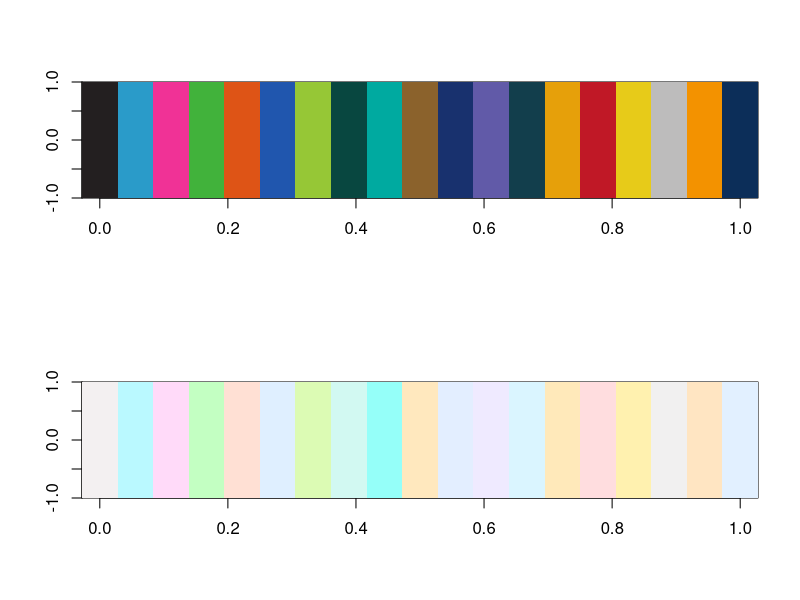

Write R code to recreate this figure.
# -------------------------------------------------------------------
# - NAME:        colors.R
# - AUTHOR:      Reto Stauffer
# - DATE:        2017-06-28
# -------------------------------------------------------------------
# - DESCRIPTION: Reading 'colors.txt' containing the faculty colors
#                of all faculties at the university of innsbruck and
#                creates a light version of the color.
#
#                The output of this script is what is used in the
#                beamerclass 'uibk' to define the two colors 'uibkcol'
#                and 'uibkcoll'.
# -------------------------------------------------------------------
# - EDITORIAL:   2017-06-28, RS: Created file on thinkreto.
# -------------------------------------------------------------------
# - L@ST MODIFIED: 2017-07-18 19:07 on thinkreto
# -------------------------------------------------------------------


# -------------------------------------------------------------------
# Loading the required package to perform the color manipulation
# -------------------------------------------------------------------
   library('colorspace')

# -------------------------------------------------------------------
# Reading color definition.
# -------------------------------------------------------------------
   # Reading raw data
   raw <- read.table("colors.txt",header=TRUE)

   # Convert hexcolors to rgb and hcl
   rgb <- hex2RGB(sprintf("#%s",raw$hexcolor))
   hcl <- as(rgb,"polarLUV")

   # For the light version: setting luminance to 95%
   # and recude chroma for high chromatic colors.
   hcl@coords[,"L"] <- rep(95,nrow(raw))
   hcl@coords[,"C"] <- ifelse(hcl@coords[,"C"] > 50, 50, hcl@coords[,"C"])

   # Convert the new light version of the colors into hex and rgb
   lighthex <- hex(hcl,fixup=TRUE)
   lightrgb <- hex2RGB( lighthex )

   # Demo plot
   par(mfrow=c(2,1))
   image( matrix(seq(1,nrow(raw)),ncol=1), col = sprintf("#%s",raw$hex))
   image( matrix(seq(1,nrow(raw)),ncol=1), col = lighthex )

# -------------------------------------------------------------------
# Create output for LaTeX beamer theme 
# -------------------------------------------------------------------
   cat("   % Depending on the input in function \\setfaculty:\n")
   cat("   % define the two colors 'uibkcol' and 'uibkcoll'.\n")
   cat("   \\IfStrEqCase{#1}{%\n")
   for ( i in 1:nrow(raw) ) {
      if ( i == 1 ) { xtra = "" } else { xtra = "}" }
      cat(sprintf("      %s{%s}{",xtra,raw$faculty[i]))
      cat("%\n") # end line with %
      # Official faculty color
      cat(sprintf("         \\definecolor{uibkcol}{rgb}{%.2f,%.2f,%.2f}",
         rgb@coords[i,'R'],rgb@coords[i,'G'],rgb@coords[i,'B']))
      cat("%\n") # end line with %
      # Light faculty color
      cat(sprintf("         \\definecolor{uibkcoll}{rgb}{%.2f,%.2f,%.2f}",
         lightrgb@coords[i,'R'],lightrgb@coords[i,'G'],lightrgb@coords[i,'B']))
      cat("%\n") # end line with %
   }
   # Default color
   idx <- which(raw$faculty == "none")
   cat("      }}[%\n")
   # Official uibk blue (dark)
   cat(sprintf("         \\definecolor{uibkcol}{rgb}{%.2f,%.2f,%.2f}",
      rgb@coords[idx,'R'],rgb@coords[idx,'G'],rgb@coords[idx,'B']))
   cat("%\n") # end line with %
   # Light version of the uibk blue
   cat(sprintf("         \\definecolor{uibkcoll}{rgb}{%.2f,%.2f,%.2f}",
      lightrgb@coords[idx,'R'],lightrgb@coords[idx,'G'],lightrgb@coords[idx,'B']))
   cat("%\n") # end line with %
   cat("      ]\n")
   

## Markdown explanation (from old README.md)

## Setfacultycolors
## ----------------
## 
## The ``\setfacultycolors{slug}`` command in beamerthemeuibk and beamerthemeuibkposter
## is used to specify the faculty specific colors (namely  ``\uibkcol`` and ``\uibkcoll``)
## which are used in some of the commands provided by the beamertheme.
## PLEASE NOTE that this option should only be used in very special situations and not
## for your day-by-day work!
## 
## The following `slug`'s are currently implemented:
## 
## * `architektur`:  Fakultaet fuer Architektur
## * `betriebswirtschaft`: F. f. Betriebswirtschaft
## * `bildungswissenschaften`: F. f. Bildungswissenschaften
## * `biologie`: F. f. Biologie
## * `chemieundpharmazie`: F. f. Chemie und Pharmazie
## * `geoundatmosphaerenwissenschaften`: F. f. Geo- und Atmosphaerenwissenschaften
## * `mip`: F. f. Mathematik, Informatik und Physik
## * `socialandpoliticalsciences`: F. f. Soziale und Politische Wissenschaften
## * `psychologieundsportwissenschaften`: F. f. Psychologie und Sportwissenschaften
## * `technischewissenschaften`: F. f. Technische Wissenschaften
## * `volkswirtschaftundstatistik`: F. f. Volkswirtschaft und Statistik
## * `theol`: Katholisch-Theologische F.
## * `philologisch`: Philologisch-Kulturwissenschaftliche F.
## * `philosophisch`: Philosophisch-Historische F.
## * `law`: Rechtswissenschaftliche F.
## * `soe`: School of Education -- F. f. LehrerInnenbildung
## * `none`: Uses the color 'uibkblue' and a light version of it.
## 
## * These two colors could also be overruled manually (please dont).
## * `\definecolor{uibkcol}{cmyk}{.80,0,0,.20}`: defines the darker of the two colors.
## * `\definecolor{uibkcoll}{cmyk}{.24,.07,.06,0}`: defines the lighter of the two colors.
